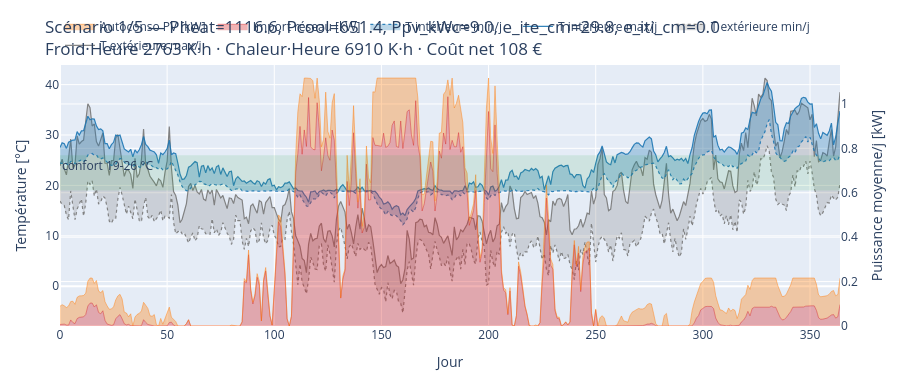
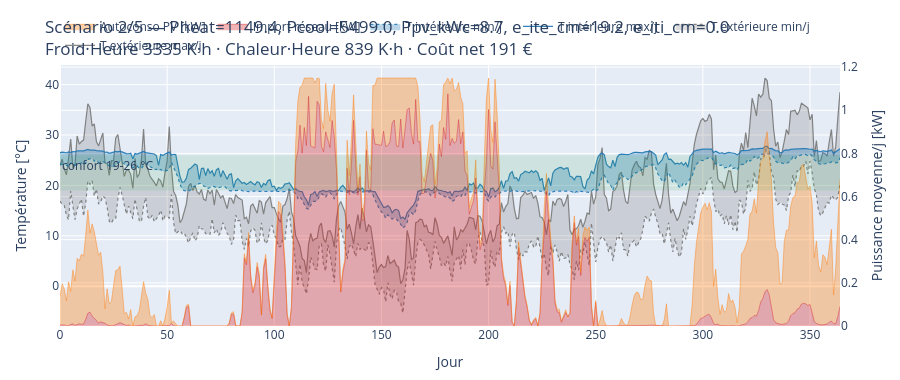
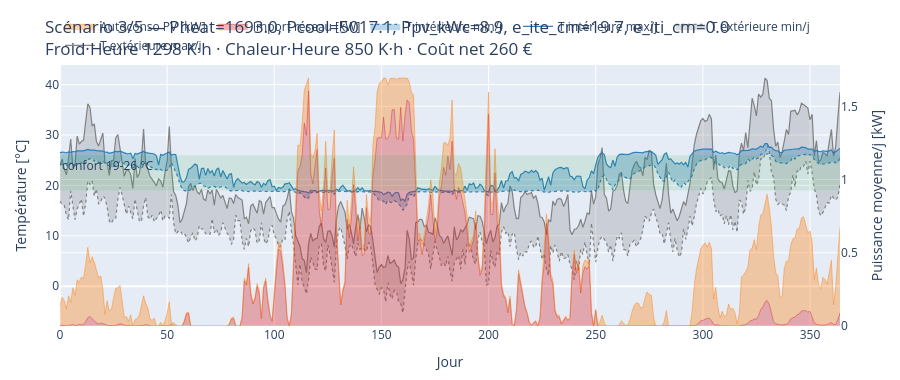
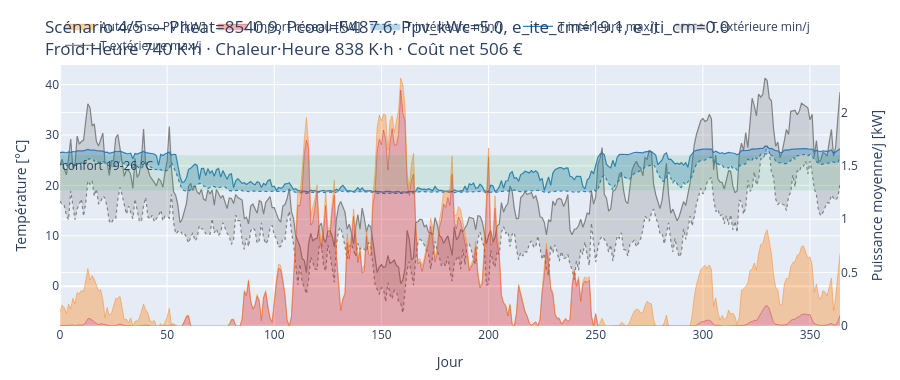

The cell these charts' notebook holds for them, in order:
### Markdown cell above
## 6. Détail temporel des scénarios sélectionnés

Même visualisation que l'app Streamlit (bande de confort, températures
intérieure/extérieure min-max journalières, puissances importées/autoconsommées).

### Code cell
def plot_scenario(x, title):
    sim = simulate_scenario(x)
    sim_p = sim.iloc[WARMUP_HOURS:].reset_index(drop=True)
    jours = ((sim_p["time"] - sim_p["time"].iloc[0]) / 86400).astype(int)

    daily = pd.DataFrame({
        "jour": jours,
        "Tint_min": sim_p["Tair"] - 273.15, "Tint_max": sim_p["Tair"] - 273.15,
        "Text_min": sim_p["Tout"] - 273.15, "Text_max": sim_p["Tout"] - 273.15,
    }).groupby("jour").agg({"Tint_min": "min", "Tint_max": "max", "Text_min": "min", "Text_max": "max"})
    kW_grid = (sim_p["Pgrid_cool"] / 1000).groupby(jours).mean()
    kW_pv_self = (sim_p["Pself_cool"] / 1000).groupby(jours).mean()

    fig = go.Figure()
    fig.add_hrect(y0=T_CONFORT_MIN, y1=T_CONFORT_MAX, fillcolor="rgba(46,160,67,0.12)", line_width=0,
                  annotation_text=f"confort {T_CONFORT_MIN:.0f}-{T_CONFORT_MAX:.0f} °C", annotation_position="top left")
    fig.add_trace(go.Scatter(x=daily.index, y=daily["Text_max"], mode="lines",
                              line=dict(width=1.2, color="rgba(120,120,120,0.9)"), name="T extérieure max/j"))
    fig.add_trace(go.Scatter(x=daily.index, y=daily["Text_min"], mode="lines",
                              line=dict(width=1.2, color="rgba(120,120,120,0.9)", dash="dot"),
                              fill="tonexty", fillcolor="rgba(120,120,120,0.25)", name="T extérieure min/j"))
    fig.add_trace(go.Scatter(x=daily.index, y=daily["Tint_max"], mode="lines",
                              line=dict(width=1.2, color="rgba(31,119,180,0.9)"), name="T intérieure max/j"))
    fig.add_trace(go.Scatter(x=daily.index, y=daily["Tint_min"], mode="lines",
                              line=dict(width=1.2, color="rgba(31,119,180,0.9)", dash="dot"),
                              fill="tonexty", fillcolor="rgba(31,119,180,0.3)", name="T intérieure min/j"))
    fig.add_trace(go.Scatter(x=kW_grid.index, y=kW_grid.values, mode="lines", name="Import réseau [kW]",
                              stackgroup="power", yaxis="y2", line=dict(color="rgba(214,39,40,0.9)", width=0.5),
                              fillcolor="rgba(214,39,40,0.35)"))
    fig.add_trace(go.Scatter(x=kW_pv_self.index, y=kW_pv_self.values, mode="lines", name="Autoconso PV [kW]",
                              stackgroup="power", yaxis="y2", line=dict(color="rgba(255,127,14,0.9)", width=0.5),
                              fillcolor="rgba(255,127,14,0.35)"))
    fig.update_layout(
        title=title, xaxis_title="Jour", yaxis=dict(title="Température [°C]"),
        yaxis2=dict(title="Puissance moyenne/j [kW]", overlaying="y", side="right", rangemode="tozero"),
        legend=dict(orientation="h", yanchor="bottom", y=1.02, xanchor="left", x=0),
        height=380, margin=dict(l=60, r=60, t=60, b=40), hovermode="x unified",
    )
    return fig


for i, idx in enumerate(selected_idx):
    x = X[idx]
    params_txt = ", ".join(f"{n}={v:.1f}" for n, v in zip(VAR_NAMES, x))
    title = (f"Scénario {i + 1}/{len(selected_idx)} — {params_txt}<br>"
             f"Froid·Heure {F[idx, 0]:.0f} K·h · Chaleur·Heure {F[idx, 1]:.0f} K·h · Coût net {F[idx, 2]:.0f} €")
    plot_scenario(x, title).show()

### Figure 1 — Plotly figure (JSON) as saved in the notebook; plotly's stock layout.template omitted (floating-point values rounded to 4 significant figures; data arrays with more than 128 entries replaced by an {"elided": "..."} marker saying what was removed)
{"data": [{"line": {"color": "rgba(120,120,120,0.9)", "width": 1.2}, "mode": "lines", "name": "T extérieure max/j", "type": "scatter", "x": {"elided": "365 int values"}, "y": {"elided": "365 float values"}}, {"fill": "tonexty", "fillcolor": "rgba(120,120,120,0.25)", "line": {"color": "rgba(120,120,120,0.9)", "dash": "dot", "width": 1.2}, "mode": "lines", "name": "T extérieure min/j", "type": "scatter", "x": {"elided": "365 int values"}, "y": {"elided": "365 float values"}}, {"line": {"color": "rgba(31,119,180,0.9)", "width": 1.2}, "mode": "lines", "name": "T intérieure max/j", "type": "scatter", "x": {"elided": "365 int values"}, "y": {"elided": "365 float values"}}, {"fill": "tonexty", "fillcolor": "rgba(31,119,180,0.3)", "line": {"color": "rgba(31,119,180,0.9)", "dash": "dot", "width": 1.2}, "mode": "lines", "name": "T intérieure min/j", "type": "scatter", "x": {"elided": "365 int values"}, "y": {"elided": "365 float values"}}, {"fillcolor": "rgba(214,39,40,0.35)", "line": {"color": "rgba(214,39,40,0.9)", "width": 0.5}, "mode": "lines", "name": "Import réseau [kW]", "stackgroup": "power", "type": "scatter", "x": {"elided": "365 int values"}, "y": {"elided": "365 float values"}, "yaxis": "y2"}, {"fillcolor": "rgba(255,127,14,0.35)", "line": {"color": "rgba(255,127,14,0.9)", "width": 0.5}, "mode": "lines", "name": "Autoconso PV [kW]", "stackgroup": "power", "type": "scatter", "x": {"elided": "365 int values"}, "y": {"elided": "365 float values"}, "yaxis": "y2"}], "layout": {"annotations": [{"showarrow": false, "text": "confort 19-26 °C", "x": 0, "xanchor": "left", "xref": "x domain", "y": 26.0, "yanchor": "top", "yref": "y"}], "height": 380, "hovermode": "x unified", "legend": {"orientation": "h", "x": 0, "xanchor": "left", "y": 1.02, "yanchor": "bottom"}, "margin": {"b": 40, "l": 60, "r": 60, "t": 60}, "shapes": [{"fillcolor": "rgba(46,160,67,0.12)", "line": {"width": 0}, "type": "rect", "x0": 0, "x1": 1, "xref": "x domain", "y0": 19.0, "y1": 26.0, "yref": "y"}], "title": {"text": "Scénario 1/5 — Pheat=1116.6, Pcool=651.4, Ppv_kWc=9.0, e_ite_cm=29.8, e_iti_cm=0.0<br>Froid·Heure 2763 K·h · Chaleur·Heure 6910 K·h · Coût net 108 €"}, "xaxis": {"title": {"text": "Jour"}}, "yaxis": {"title": {"text": "Température [°C]"}}, "yaxis2": {"overlaying": "y", "rangemode": "tozero", "side": "right", "title": {"text": "Puissance moyenne/j [kW]"}}}}

### Figure 2 — Plotly figure (JSON) as saved in the notebook; plotly's stock layout.template omitted (floating-point values rounded to 4 significant figures; data arrays with more than 128 entries replaced by an {"elided": "..."} marker saying what was removed)
{"data": [{"line": {"color": "rgba(120,120,120,0.9)", "width": 1.2}, "mode": "lines", "name": "T extérieure max/j", "type": "scatter", "x": {"elided": "365 int values"}, "y": {"elided": "365 float values"}}, {"fill": "tonexty", "fillcolor": "rgba(120,120,120,0.25)", "line": {"color": "rgba(120,120,120,0.9)", "dash": "dot", "width": 1.2}, "mode": "lines", "name": "T extérieure min/j", "type": "scatter", "x": {"elided": "365 int values"}, "y": {"elided": "365 float values"}}, {"line": {"color": "rgba(31,119,180,0.9)", "width": 1.2}, "mode": "lines", "name": "T intérieure max/j", "type": "scatter", "x": {"elided": "365 int values"}, "y": {"elided": "365 float values"}}, {"fill": "tonexty", "fillcolor": "rgba(31,119,180,0.3)", "line": {"color": "rgba(31,119,180,0.9)", "dash": "dot", "width": 1.2}, "mode": "lines", "name": "T intérieure min/j", "type": "scatter", "x": {"elided": "365 int values"}, "y": {"elided": "365 float values"}}, {"fillcolor": "rgba(214,39,40,0.35)", "line": {"color": "rgba(214,39,40,0.9)", "width": 0.5}, "mode": "lines", "name": "Import réseau [kW]", "stackgroup": "power", "type": "scatter", "x": {"elided": "365 int values"}, "y": {"elided": "365 float values"}, "yaxis": "y2"}, {"fillcolor": "rgba(255,127,14,0.35)", "line": {"color": "rgba(255,127,14,0.9)", "width": 0.5}, "mode": "lines", "name": "Autoconso PV [kW]", "stackgroup": "power", "type": "scatter", "x": {"elided": "365 int values"}, "y": {"elided": "365 float values"}, "yaxis": "y2"}], "layout": {"annotations": [{"showarrow": false, "text": "confort 19-26 °C", "x": 0, "xanchor": "left", "xref": "x domain", "y": 26.0, "yanchor": "top", "yref": "y"}], "height": 380, "hovermode": "x unified", "legend": {"orientation": "h", "x": 0, "xanchor": "left", "y": 1.02, "yanchor": "bottom"}, "margin": {"b": 40, "l": 60, "r": 60, "t": 60}, "shapes": [{"fillcolor": "rgba(46,160,67,0.12)", "line": {"width": 0}, "type": "rect", "x0": 0, "x1": 1, "xref": "x domain", "y0": 19.0, "y1": 26.0, "yref": "y"}], "title": {"text": "Scénario 2/5 — Pheat=1149.4, Pcool=5499.0, Ppv_kWc=8.7, e_ite_cm=19.2, e_iti_cm=0.0<br>Froid·Heure 3335 K·h · Chaleur·Heure 839 K·h · Coût net 191 €"}, "xaxis": {"title": {"text": "Jour"}}, "yaxis": {"title": {"text": "Température [°C]"}}, "yaxis2": {"overlaying": "y", "rangemode": "tozero", "side": "right", "title": {"text": "Puissance moyenne/j [kW]"}}}}

### Figure 3 — Plotly figure (JSON) as saved in the notebook; plotly's stock layout.template omitted (floating-point values rounded to 4 significant figures; data arrays with more than 128 entries replaced by an {"elided": "..."} marker saying what was removed)
{"data": [{"line": {"color": "rgba(120,120,120,0.9)", "width": 1.2}, "mode": "lines", "name": "T extérieure max/j", "type": "scatter", "x": {"elided": "365 int values"}, "y": {"elided": "365 float values"}}, {"fill": "tonexty", "fillcolor": "rgba(120,120,120,0.25)", "line": {"color": "rgba(120,120,120,0.9)", "dash": "dot", "width": 1.2}, "mode": "lines", "name": "T extérieure min/j", "type": "scatter", "x": {"elided": "365 int values"}, "y": {"elided": "365 float values"}}, {"line": {"color": "rgba(31,119,180,0.9)", "width": 1.2}, "mode": "lines", "name": "T intérieure max/j", "type": "scatter", "x": {"elided": "365 int values"}, "y": {"elided": "365 float values"}}, {"fill": "tonexty", "fillcolor": "rgba(31,119,180,0.3)", "line": {"color": "rgba(31,119,180,0.9)", "dash": "dot", "width": 1.2}, "mode": "lines", "name": "T intérieure min/j", "type": "scatter", "x": {"elided": "365 int values"}, "y": {"elided": "365 float values"}}, {"fillcolor": "rgba(214,39,40,0.35)", "line": {"color": "rgba(214,39,40,0.9)", "width": 0.5}, "mode": "lines", "name": "Import réseau [kW]", "stackgroup": "power", "type": "scatter", "x": {"elided": "365 int values"}, "y": {"elided": "365 float values"}, "yaxis": "y2"}, {"fillcolor": "rgba(255,127,14,0.35)", "line": {"color": "rgba(255,127,14,0.9)", "width": 0.5}, "mode": "lines", "name": "Autoconso PV [kW]", "stackgroup": "power", "type": "scatter", "x": {"elided": "365 int values"}, "y": {"elided": "365 float values"}, "yaxis": "y2"}], "layout": {"annotations": [{"showarrow": false, "text": "confort 19-26 °C", "x": 0, "xanchor": "left", "xref": "x domain", "y": 26.0, "yanchor": "top", "yref": "y"}], "height": 380, "hovermode": "x unified", "legend": {"orientation": "h", "x": 0, "xanchor": "left", "y": 1.02, "yanchor": "bottom"}, "margin": {"b": 40, "l": 60, "r": 60, "t": 60}, "shapes": [{"fillcolor": "rgba(46,160,67,0.12)", "line": {"width": 0}, "type": "rect", "x0": 0, "x1": 1, "xref": "x domain", "y0": 19.0, "y1": 26.0, "yref": "y"}], "title": {"text": "Scénario 3/5 — Pheat=1693.0, Pcool=5017.1, Ppv_kWc=8.9, e_ite_cm=19.7, e_iti_cm=0.0<br>Froid·Heure 1298 K·h · Chaleur·Heure 850 K·h · Coût net 260 €"}, "xaxis": {"title": {"text": "Jour"}}, "yaxis": {"title": {"text": "Température [°C]"}}, "yaxis2": {"overlaying": "y", "rangemode": "tozero", "side": "right", "title": {"text": "Puissance moyenne/j [kW]"}}}}

### Figure 4 — Plotly figure (JSON) as saved in the notebook; plotly's stock layout.template omitted (floating-point values rounded to 4 significant figures; data arrays with more than 128 entries replaced by an {"elided": "..."} marker saying what was removed)
{"data": [{"line": {"color": "rgba(120,120,120,0.9)", "width": 1.2}, "mode": "lines", "name": "T extérieure max/j", "type": "scatter", "x": {"elided": "365 int values"}, "y": {"elided": "365 float values"}}, {"fill": "tonexty", "fillcolor": "rgba(120,120,120,0.25)", "line": {"color": "rgba(120,120,120,0.9)", "dash": "dot", "width": 1.2}, "mode": "lines", "name": "T extérieure min/j", "type": "scatter", "x": {"elided": "365 int values"}, "y": {"elided": "365 float values"}}, {"line": {"color": "rgba(31,119,180,0.9)", "width": 1.2}, "mode": "lines", "name": "T intérieure max/j", "type": "scatter", "x": {"elided": "365 int values"}, "y": {"elided": "365 float values"}}, {"fill": "tonexty", "fillcolor": "rgba(31,119,180,0.3)", "line": {"color": "rgba(31,119,180,0.9)", "dash": "dot", "width": 1.2}, "mode": "lines", "name": "T intérieure min/j", "type": "scatter", "x": {"elided": "365 int values"}, "y": {"elided": "365 float values"}}, {"fillcolor": "rgba(214,39,40,0.35)", "line": {"color": "rgba(214,39,40,0.9)", "width": 0.5}, "mode": "lines", "name": "Import réseau [kW]", "stackgroup": "power", "type": "scatter", "x": {"elided": "365 int values"}, "y": {"elided": "365 float values"}, "yaxis": "y2"}, {"fillcolor": "rgba(255,127,14,0.35)", "line": {"color": "rgba(255,127,14,0.9)", "width": 0.5}, "mode": "lines", "name": "Autoconso PV [kW]", "stackgroup": "power", "type": "scatter", "x": {"elided": "365 int values"}, "y": {"elided": "365 float values"}, "yaxis": "y2"}], "layout": {"annotations": [{"showarrow": false, "text": "confort 19-26 °C", "x": 0, "xanchor": "left", "xref": "x domain", "y": 26.0, "yanchor": "top", "yref": "y"}], "height": 380, "hovermode": "x unified", "legend": {"orientation": "h", "x": 0, "xanchor": "left", "y": 1.02, "yanchor": "bottom"}, "margin": {"b": 40, "l": 60, "r": 60, "t": 60}, "shapes": [{"fillcolor": "rgba(46,160,67,0.12)", "line": {"width": 0}, "type": "rect", "x0": 0, "x1": 1, "xref": "x domain", "y0": 19.0, "y1": 26.0, "yref": "y"}], "title": {"text": "Scénario 4/5 — Pheat=8540.9, Pcool=5487.6, Ppv_kWc=5.0, e_ite_cm=19.1, e_iti_cm=0.0<br>Froid·Heure 740 K·h · Chaleur·Heure 838 K·h · Coût net 506 €"}, "xaxis": {"title": {"text": "Jour"}}, "yaxis": {"title": {"text": "Température [°C]"}}, "yaxis2": {"overlaying": "y", "rangemode": "tozero", "side": "right", "title": {"text": "Puissance moyenne/j [kW]"}}}}
